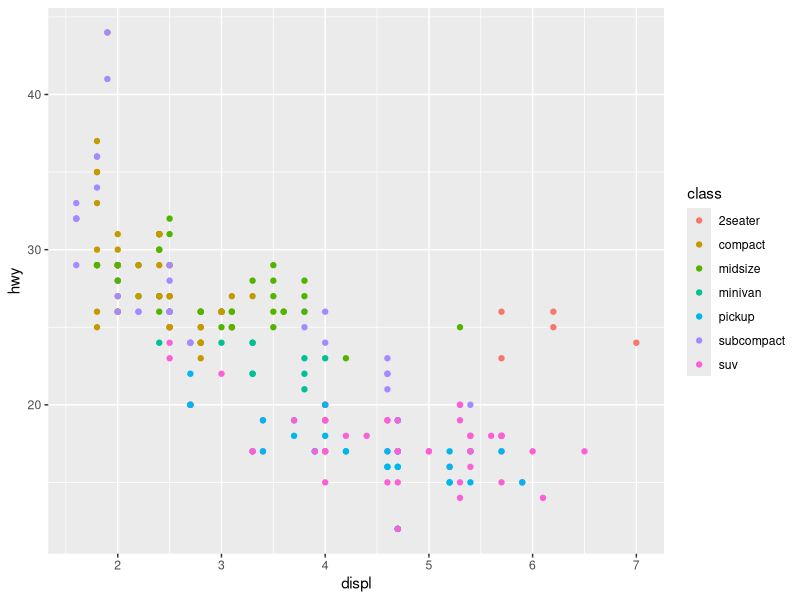
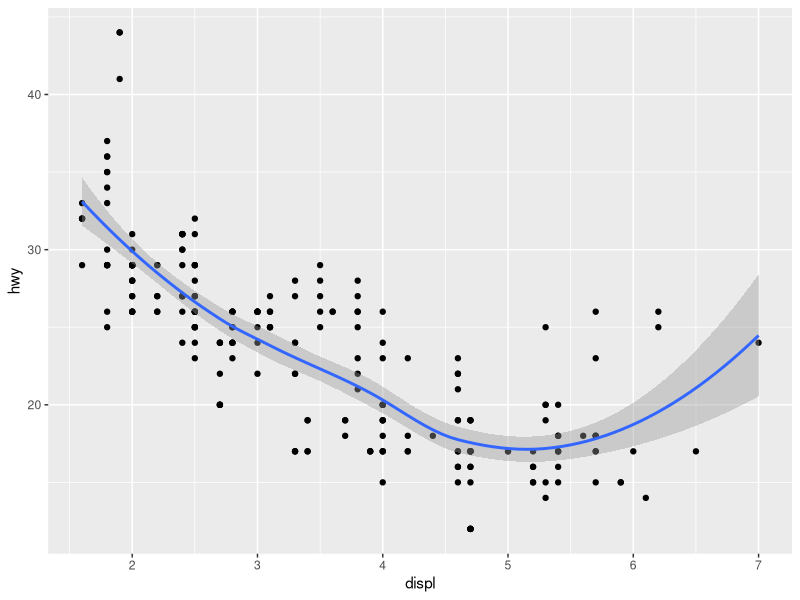
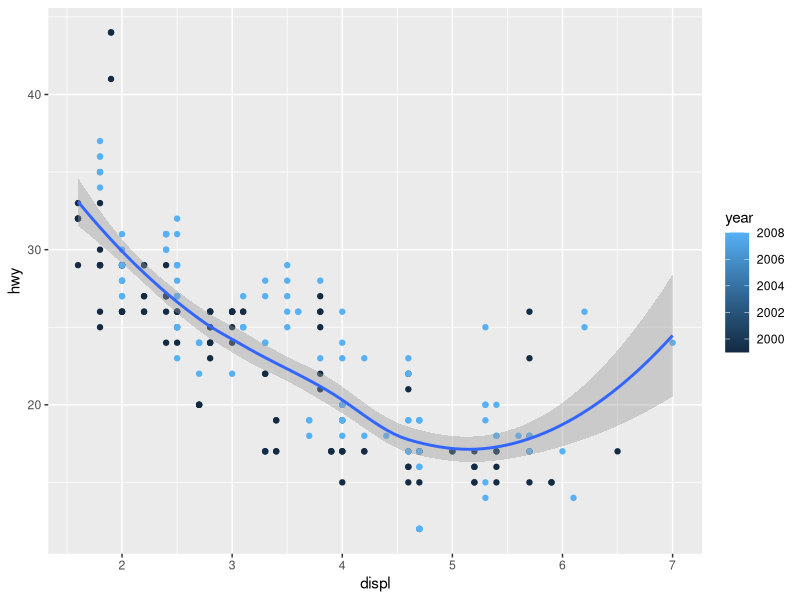
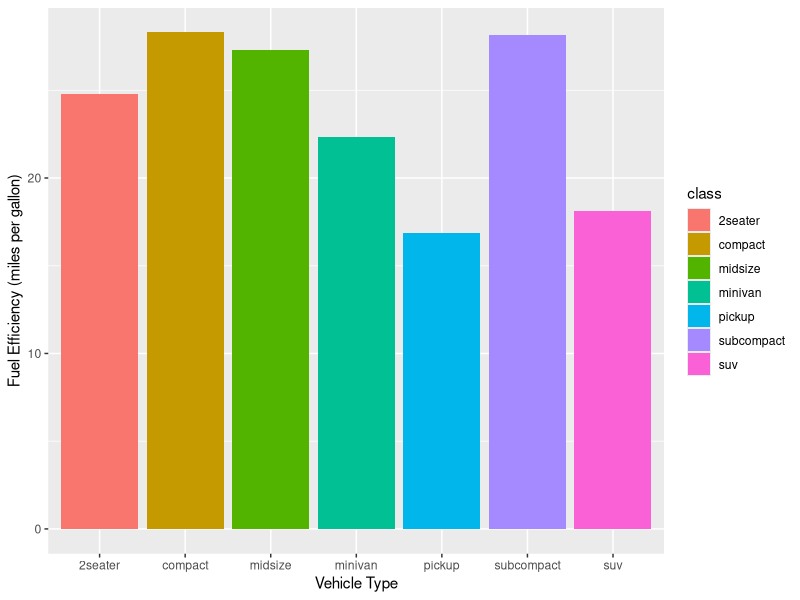
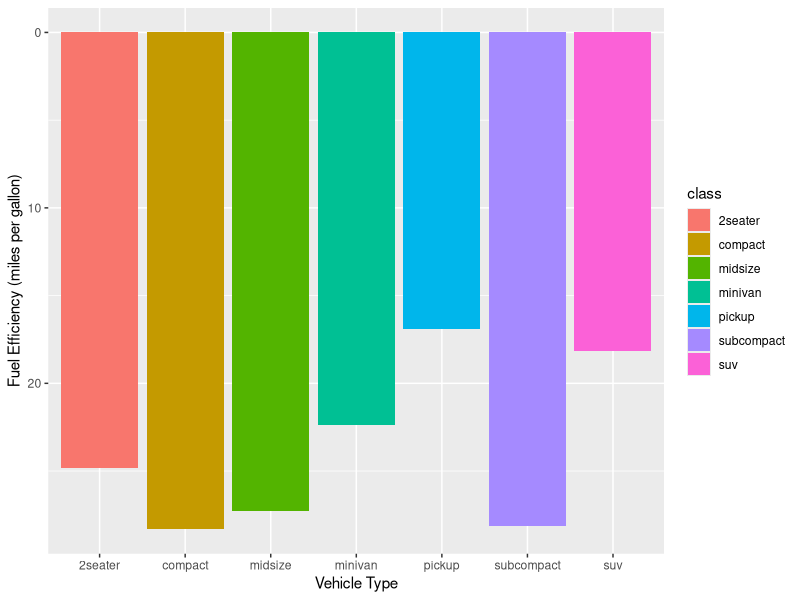
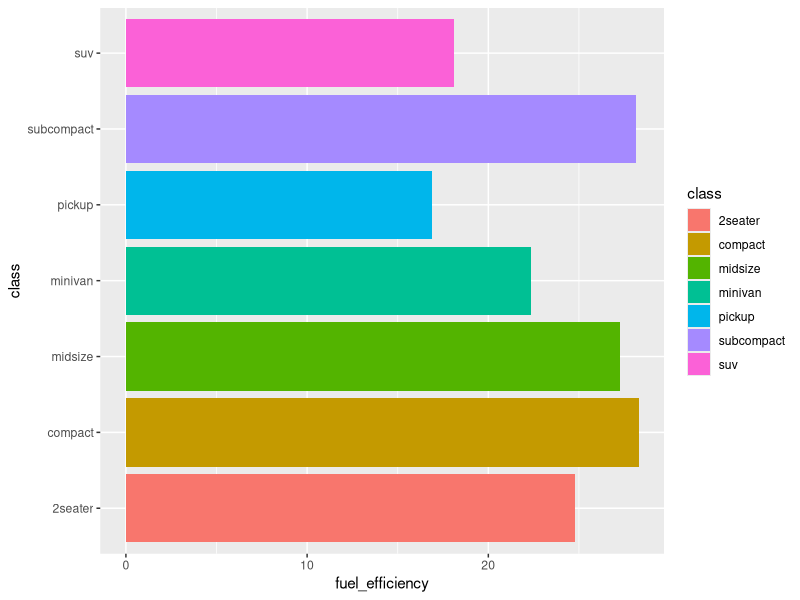
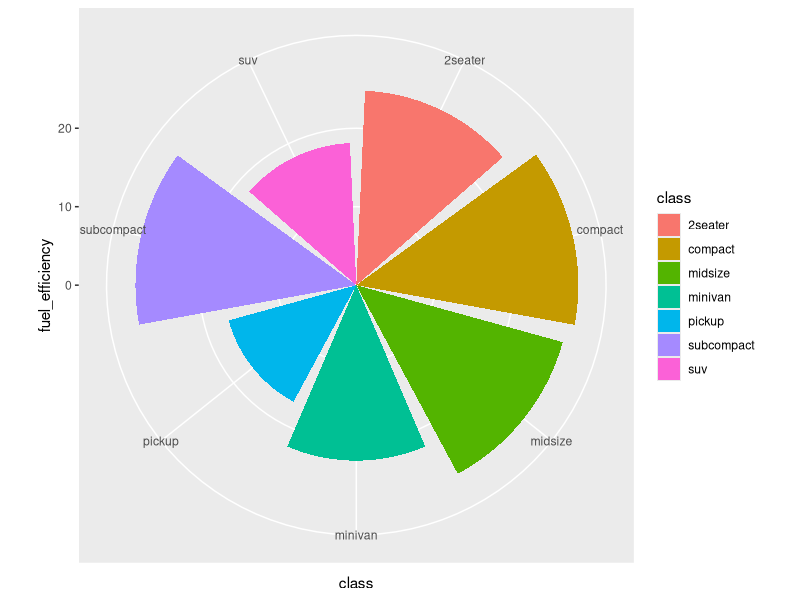
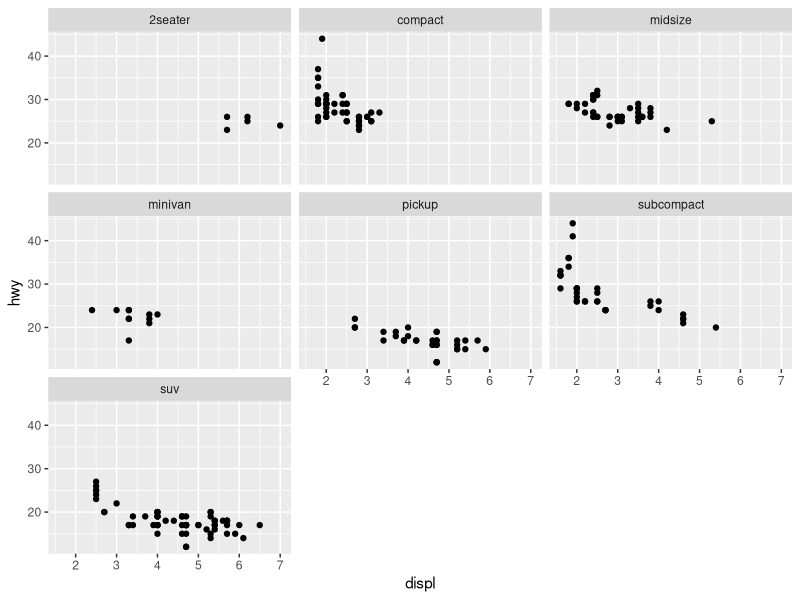

Here is the R script that generated these plots, in order:
## ---- chunk 1
knitr::opts_chunk$set(echo = TRUE)
## ---- chunk 2
library(tidyverse)
ggplot(data = mpg) + geom_point(mapping = aes(x = displ, y = hwy, color = class))
## ---- chunk 3
ggplot(data = mpg, mapping = aes(x = displ, y = hwy)) + geom_point() +geom_smooth()
## ---- chunk 4
ggplot(data = mpg, mapping = aes(x = displ, y = hwy, color = year)) + geom_point() + geom_smooth()
## ---- chunk 5
averageEfficiency <- mpg %>% group_by(class) %>% summarise(fuel_efficiency = mean(hwy))

# axis label
ggplot(averageEfficiency) + geom_bar(aes(x = class, y = fuel_efficiency, fill = class), stat = "identity") + ylab("Fuel Efficiency (miles per gallon)") + xlab("Vehicle Type")

# scale inversion
ggplot(averageEfficiency) + 
  geom_bar(aes(x = class, y = fuel_efficiency, fill = class),
           stat = "identity") +
  ylab("Fuel Efficiency (miles per gallon)") +
  xlab("Vehicle Type") +
  scale_y_reverse()

# coordination flip
ggplot(averageEfficiency) + 
  geom_bar(aes(x = class, y = fuel_efficiency, fill = class),
           stat = "identity") +
  coord_flip()

# pie chart
ggplot(averageEfficiency) + 
  geom_bar(aes(x = class, y = fuel_efficiency, fill = class),
           stat = "identity") +
  coord_polar()
## ---- chunk 6
ggplot(data = mpg, mapping = aes(x = displ, y = hwy)) + geom_point() + facet_wrap(~class)
## ---- chunk 7
ggplot(mpg, aes(displ, hwy, size = class, color = drv)) + geom_point()
